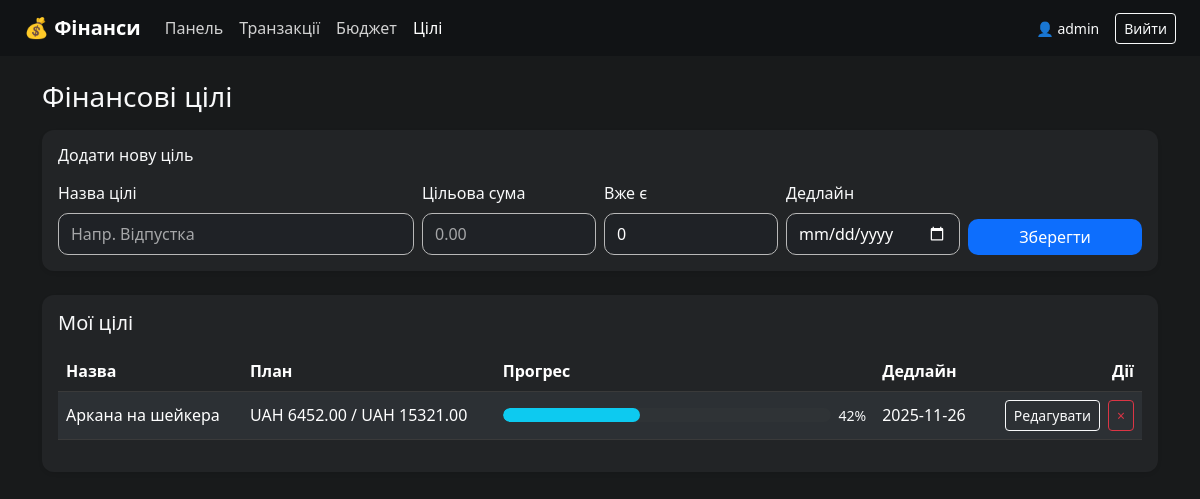
The page /savings (signed in) on the database its author committed.
### app.py (models this page shows)
class User(db.Model):
    __tablename__ = "users"
    id = db.Column(db.Integer, primary_key=True)
    name = db.Column(db.String(120), default="")
    username = db.Column(db.String(80), unique=True, nullable=False)
    password = db.Column(db.String(120), nullable=False)
    currency = db.Column(db.String(10), default="UAH")
    created = db.Column(db.String(20), default=lambda: str(datetime.date.today()))

class Goal(db.Model):
    __tablename__ = "goals"
    id = db.Column(db.Integer, primary_key=True)
    user_id = db.Column(db.Integer, db.ForeignKey("users.id"), nullable=False)
    name = db.Column(db.String(120), nullable=False)
    target = db.Column(db.Float, nullable=False, default=0.0)
    current = db.Column(db.Float, nullable=False, default=0.0)
    deadline = db.Column(db.String(20))

### app.py (the view)
@app.route("/savings")
@login_required
def savings():
    user = current_user()
    goals = Goal.query.filter_by(user_id=user.id).all()
    processed = []
    for g in goals:
        target = g.target or 0.0
        current = g.current or 0.0
        percent = (current / target * 100) if target > 0 else 0
        processed.append((g.id, g, percent))
    return render_template("savings.html", goals=processed, currency=user.currency)

### app.py (called while the page is built)
def current_user():
    uname = session.get("username")
    return User.query.filter_by(username=uname).first() if uname else None

def login_required(view):
    @wraps(view)
    def wrapped(*args, **kwargs):
        if "username" not in session:
            return redirect(url_for("login"))
        return view(*args, **kwargs)
    return wrapped

### templates/savings.html (shortened to what this page needs)
{% extends "base.html" %}
{% block content %}
<h3 class="mb-3 text-light">Фінансові цілі</h3>
<div class="card mb-4 p-3 border-0 shadow-sm">
  <h6 class="text-light mb-3">Додати нову ціль</h6>
  <form method="post" action="{{ url_for('add_savings') }}" class="row g-2">
    <div class="col-md-4">
      <label class="form-label text-light">Назва цілі</label>
      <input name="name" class="form-control" placeholder="Напр. Відпустка" required>
    </div>
    <div class="col-md-2">
      <label class="form-label text-light">Цільова сума</label>
      <input name="target" type="number" step="0.01" min="0" class="form-control" placeholder="0.00" required>
    </div>
    <div class="col-md-2">
      <label class="form-label text-light">Вже є</label>
      <input name="current" type="number" step="0.01" min="0" value="0" class="form-control">
    </div>
    <div class="col-md-2">
      <label class="form-label text-light">Дедлайн</label>
      <input name="deadline" type="date" class="form-control">
    </div>
    <div class="col-md-2 d-flex align-items-end">
      <button class="btn btn-primary w-100" type="submit">Зберегти</button>
    </div>
  </form>
</div>
<div class="card border-0 shadow-sm p-3">
  <h5 class="text-light mb-3">Мої цілі</h5>
  <div class="table-responsive">
    <table class="table table-dark table-striped align-middle">
      <thead>
        <tr>
          <th>Назва</th>
          <th>План</th>
          <th style="width: 35%;">Прогрес</th>
          <th>Дедлайн</th>
          <th class="text-end" style="width: 160px;">Дії</th>
        </tr>
      </thead>
      <tbody>
        {% if goals %}
          {% for gid, g, percent in goals %}
          <tr>
            <td>{{ g.name }}</td>
            <td>
              {{ currency }} {{ "%.2f"|format(g.current|float) }} /
              {{ currency }} {{ "%.2f"|format(g.target|float) }}
            </td>
            <td>
              <div class="d-flex align-items-center gap-2">
                <div class="progress w-100" style="height: 14px;">
                  <div
                    class="progress-bar {% if percent >= 100 %}bg-success{% else %}bg-info{% endif %}"
                    style="width: {{ "%.0f"|format(percent) }}%;"
                  ></div>
                </div>
                <span class="small text-light">{{ "%.0f"|format(percent) }}%</span>
              </div>
            </td>
            <td>{{ g.deadline or '-' }}</td>
            <td class="text-end">
              <div class="d-flex justify-content-end gap-2">
                <button
                  class="btn btn-sm btn-outline-light"
                  type="button"
                  data-bs-toggle="collapse"
                  data-bs-target="#edit{{ gid }}"
                >
                  Редагувати
                </button>
                <form
                  method="post"
                  action="{{ url_for('delete_goal', gid=gid) }}"
                  onsubmit="return confirm('Видалити ціль?');"
                >
                  <button class="btn btn-sm btn-outline-danger" type="submit">×</button>
                </form>
              </div>
            </td>
          </tr>
          {% endfor %}
        {% else %}
          <tr>
            <td colspan="5" class="text-light py-3">Цілей ще немає.</td>
          </tr>
        {% endif %}
      </tbody>
    </table>
  </div>
</div>
{% endblock %}

### templates/base.html (shortened to what this page needs)
<!doctype html>
<html lang="uk">
  <head>
    <link href="https://cdn.jsdelivr.net/npm/bootstrap@5.3.2/dist/css/bootstrap.min.css" rel="stylesheet">
    <link rel="stylesheet" href="{{ url_for('static', filename='style.css') }}">
  </head>
  <body>
    <nav class="navbar navbar-expand-lg navbar-dark px-4 py-2">
      <a class="navbar-brand fw-bold text-white" href="{{ url_for('dashboard') }}">💰 Фінанси</a>
      <div class="collapse navbar-collapse" id="navbarNav">
        {% if session.get('username') %}
        <ul class="navbar-nav me-auto mb-2 mb-lg-0">
          <li class="nav-item">
            <a class="nav-link {% if request.endpoint == 'dashboard' %}active{% endif %}" href="{{ url_for('dashboard') }}">Панель</a>
          </li>
          <li class="nav-item">
            <a class="nav-link {% if request.endpoint == 'transactions_view' %}active{% endif %}" href="{{ url_for('transactions_view') }}">Транзакції</a>
          </li>
          <li class="nav-item">
            <a class="nav-link {% if request.endpoint == 'budget' %}active{% endif %}" href="{{ url_for('budget') }}">Бюджет</a>
          </li>
          <li class="nav-item">
            <a class="nav-link {% if request.endpoint == 'savings' %}active{% endif %}" href="{{ url_for('savings') }}">Цілі</a>
          </li>
        </ul>
        <div class="d-flex align-items-center text-light">
          <small class="me-3">👤 {{ session['username'] }}</small>
          <a href="{{ url_for('logout') }}" class="btn btn-outline-light btn-sm">Вийти</a>
        </div>
        {% endif %}
      </div>
    </nav>
    <div class="container mt-4 mb-5">
      {% block content %}{% endblock %}
    </div>
  </body>
</html>

### static/style.css (style rules this page uses)
body { background-color: #181a1b; color: #fff; font-family: "Segoe UI", sans-serif; min-height: 100vh; }
.navbar { background-color: #111315 !important; }
.nav-link { color: #d1d1d1 !important; font-weight: 500; transition: 0.2s; }
.nav-link.active, .nav-link:hover { color: #ffffff !important; }
.card { background-color: #222426 !important; border: none; border-radius: 12px; }
.btn-primary { background-color: #0d6efd !important; border: none !important; border-radius: 10px; }
body .form-control, body .form-select, body input.form-control, body select.form-select { background-color: #1f2226 !important; color: #ffffff !important; border: 1px solid #b8b8b8 !important; border-radius: 10px !important; min-height: 42px; transition: border-color 0.2s, box-shadow 0.2s; }
body input[type="date"].form-control, body input[type="number"].form-control, body input[type="text"].form-control { background-color: #1f2226 !important; color: #ffffff !important; }
body .form-control::placeholder { color: rgba(255, 255, 255, 0.6); }
input[type="date"].form-control { color-scheme: dark; }
.table { color: #fff; }
.table-dark th, .table-dark td { background-color: transparent; border-color: #3a3a3a; }
.progress { background-color: #2f3336; border-radius: 999px; }
.progress-bar { border-radius: 999px; }

### templates/base.html (style rules this page uses)
body { background-color: #181a1b; color: #fff; min-height: 100vh; font-family: "Segoe UI", sans-serif; }
.navbar { background-color: #111315 !important; }
.nav-link { color: #d1d1d1 !important; font-weight: 500; transition: 0.2s; }
.nav-link.active, .nav-link:hover { color: #ffffff !important; }
.card { background-color: #222426 !important; }
.btn-primary { background-color: #0d6efd !important; border: none; }

### rows shown on the page
User: username "admin", currency "UAH"
Goal: name "Аркана на шейкера", current "6452.00", target "15321.00", percent "42", deadline "2025-11-26"
